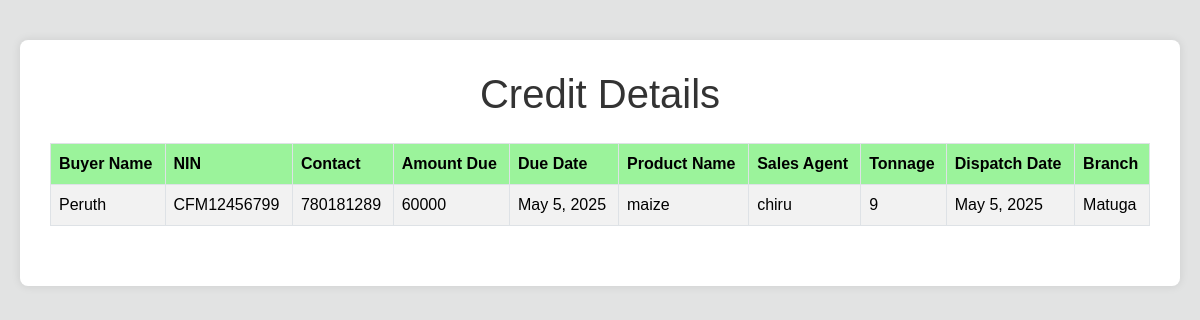
Page /credit_view/6/ (signed in) on the committed database.
### home/models.py (models this page shows, shortened)
class Credit(models.Model):
    buyer_name = models.CharField(blank=True, max_length=255, null=True, default="")
    NIN = models.CharField(unique=True, max_length=25, blank=True, null=True, default="")
    location = models.CharField(blank=True, null=True, max_length=255, default="")
    contact = models.IntegerField(default=0)
    amount_due = models.IntegerField(default=0, null=True)
    due_date = models.DateField(null=True, blank=True)  # Remove auto_now_add
    product_name = models.CharField(blank=True, null=True, max_length=255)
    salesagent_name = models.CharField(max_length=25, blank=True, null=True)
    type_of_produce = models.IntegerField(default=0, blank=True, null=True)
    tonnage = models.IntegerField(blank=True, null=True, default=0)
    Dispatch_date = models.DateField(null=True, blank=True)  # Remove auto_now_add
    branch_name = models.CharField(max_length=255, blank=True, null=True)

### home/views.py (the view)
# urls.py: path('credit_view/<int:pk>/', views.credit_view, name='credit_view'),
@login_required
def credit_view(request, pk):
    credit_record = get_object_or_404(Credit, pk=pk)
    if request.user.is_manager or request.user.is_salesagent:
        if credit_record.branch_name != request.user.assigned_branch.branch_name:
            messages.error(request, 'You can only view credit records from your assigned branch')
            return redirect('/credit/')
    return render(request, 'home/credit_view.html', {'item': credit_record})

### home/templates/home/credit_view.html (shortened to what this page needs)
{% load static %}
<!DOCTYPE html>
<html lang="en">
<head>
    <link rel="stylesheet" href="{% static 'bootstrap-5.3.3-dist/css/bootstrap.css' %}">
</head>
<body>
    <div class="container">
        {% block content %}
        <h1>Credit Details</h1>
        <table class="table table-bordered table-striped table-hover">
            <thead>
                <tr>
                    <th>Buyer Name</th>
                    <th>NIN</th>
                    <th>Contact</th>
                    <th>Amount Due</th>
                    <th>Due Date</th>
                    <th>Product Name</th>
                    <th>Sales Agent</th>
                    <th>Tonnage</th>
                    <th>Dispatch Date</th>
                    <th>Branch</th>
                </tr>
            </thead>
            <tbody>
                <tr>
                    <td>{{ item.buyer_name }}</td>
                    <td>{{ item.NIN }}</td>
                    <td>{{ item.contact }}</td>
                    <td>{{ item.amount_due }}</td>
                    <td>{{ item.due_date}}</td>
                    <td>{{ item.product_name }}</td>
                    <td>{{ item.salesagent_name }}</td>
                    <td>{{ item.tonnage }}</td>
                    <td>{{ item.Dispatch_date }}</td>
                    <td>{{ item.branch_name }}</td>
                </tr>
            </tbody>
        </table>
        {% endblock %}
    </div>
</body>
</html>

### home/templates/home/credit_view.html (style rules this page uses)
body { font-family: sans-serif; background-color: #e2e3e3; padding: 20px; margin: 0; }
.container { background-color: #fff; padding: 30px; border-radius: 8px; box-shadow: 0 0 10px rgba(0, 0, 0, 0.1); margin-top: 20px; max-width: 1200px; }
h1 { color: #333; margin-bottom: 25px; text-align: center; }
.table { background-color: #fff; margin-bottom: 30px; }
.table th { background-color: #9bf39b; color: black; font-weight: bold; }
.table td { vertical-align: middle; }

### rows in the picture
Credit: buyer_name "Peruth", NIN "CFM12456799", contact "780181289", amount_due "60000", due_date "May 5, 2025", product_name "maize", salesagent_name "chiru", tonnage "9", Dispatch_date "May 5, 2025", branch_name "Matuga"
